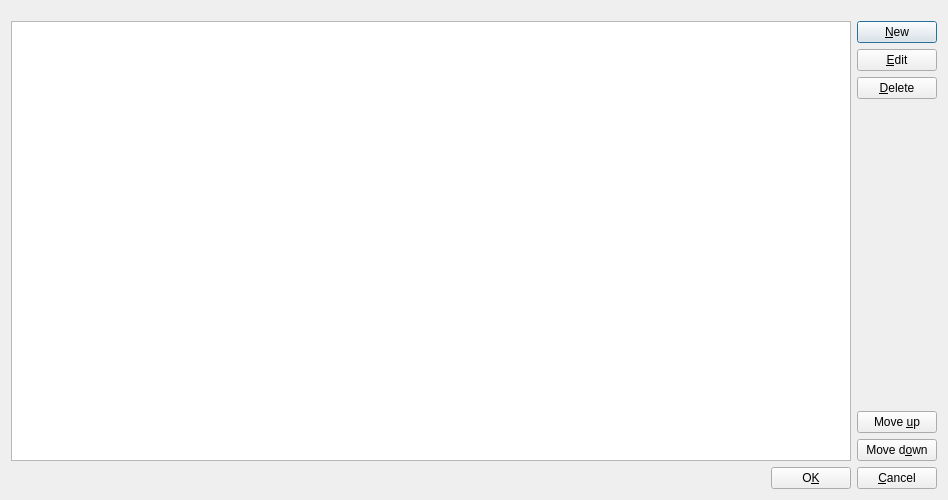
<?xml version="1.0" encoding="UTF-8"?>
<ui version="4.0">
 <class>OrderedListViewDialog</class>
 <widget class="QDialog" name="orderedListViewDialog">
  <property name="windowModality">
   <enum>Qt::NonModal</enum>
  </property>
  <property name="geometry">
   <rect>
    <x>0</x>
    <y>0</y>
    <width>948</width>
    <height>500</height>
   </rect>
  </property>
  <property name="sizePolicy">
   <sizepolicy hsizetype="Fixed" vsizetype="Fixed">
    <horstretch>0</horstretch>
    <verstretch>0</verstretch>
   </sizepolicy>
  </property>
  <property name="windowTitle">
   <string>Select include directories</string>
  </property>
  <property name="styleSheet">
   <string notr="true">Qwidget#orderedListViewDialog
{
border: 1px solid blue;
}</string>
  </property>
  <layout class="QVBoxLayout" name="verticalLayout_4">
   <item>
    <spacer name="verticalSpacer_3">
     <property name="orientation">
      <enum>Qt::Vertical</enum>
     </property>
     <property name="sizeType">
      <enum>QSizePolicy::Fixed</enum>
     </property>
     <property name="sizeHint" stdset="0">
      <size>
       <width>20</width>
       <height>10</height>
      </size>
     </property>
    </spacer>
   </item>
   <item>
    <layout class="QHBoxLayout" name="horizontalLayout_2">
     <item>
      <widget class="QListWidget" name="itemsList">
       <property name="styleSheet">
        <string notr="true"/>
       </property>
       <property name="alternatingRowColors">
        <bool>true</bool>
       </property>
      </widget>
     </item>
     <item>
      <layout class="QVBoxLayout" name="verticalLayout_3">
       <item>
        <layout class="QVBoxLayout" name="verticalPushButtonsLayout">
         <item>
          <widget class="QPushButton" name="newPushButton">
           <property name="cursor">
            <cursorShape>PointingHandCursor</cursorShape>
           </property>
           <property name="text">
            <string>&amp;New</string>
           </property>
          </widget>
         </item>
         <item>
          <widget class="QPushButton" name="editPushButton">
           <property name="cursor">
            <cursorShape>PointingHandCursor</cursorShape>
           </property>
           <property name="text">
            <string>&amp;Edit</string>
           </property>
          </widget>
         </item>
         <item>
          <widget class="QPushButton" name="deletePushButton">
           <property name="cursor">
            <cursorShape>PointingHandCursor</cursorShape>
           </property>
           <property name="text">
            <string>&amp;Delete</string>
           </property>
          </widget>
         </item>
        </layout>
       </item>
       <item>
        <spacer name="verticalSpacer_2">
         <property name="orientation">
          <enum>Qt::Vertical</enum>
         </property>
         <property name="sizeHint" stdset="0">
          <size>
           <width>20</width>
           <height>40</height>
          </size>
         </property>
        </spacer>
       </item>
       <item>
        <layout class="QVBoxLayout" name="verticalLayout_2">
         <item>
          <widget class="QPushButton" name="moveUpPushButton">
           <property name="cursor">
            <cursorShape>PointingHandCursor</cursorShape>
           </property>
           <property name="text">
            <string>Move &amp;up</string>
           </property>
          </widget>
         </item>
         <item>
          <widget class="QPushButton" name="moveDownPushButton">
           <property name="cursor">
            <cursorShape>PointingHandCursor</cursorShape>
           </property>
           <property name="text">
            <string>Move d&amp;own</string>
           </property>
          </widget>
         </item>
        </layout>
       </item>
      </layout>
     </item>
    </layout>
   </item>
   <item>
    <layout class="QHBoxLayout" name="horizontalLayout">
     <item>
      <spacer name="horizontalSpacer">
       <property name="orientation">
        <enum>Qt::Horizontal</enum>
       </property>
       <property name="sizeHint" stdset="0">
        <size>
         <width>40</width>
         <height>20</height>
        </size>
       </property>
      </spacer>
     </item>
     <item>
      <widget class="QPushButton" name="okPushButton">
       <property name="cursor">
        <cursorShape>PointingHandCursor</cursorShape>
       </property>
       <property name="text">
        <string>O&amp;K</string>
       </property>
      </widget>
     </item>
     <item>
      <widget class="QPushButton" name="cancelPushButton">
       <property name="cursor">
        <cursorShape>PointingHandCursor</cursorShape>
       </property>
       <property name="text">
        <string>&amp;Cancel</string>
       </property>
      </widget>
     </item>
    </layout>
   </item>
  </layout>
 </widget>
 <resources/>
 <connections/>
</ui>
